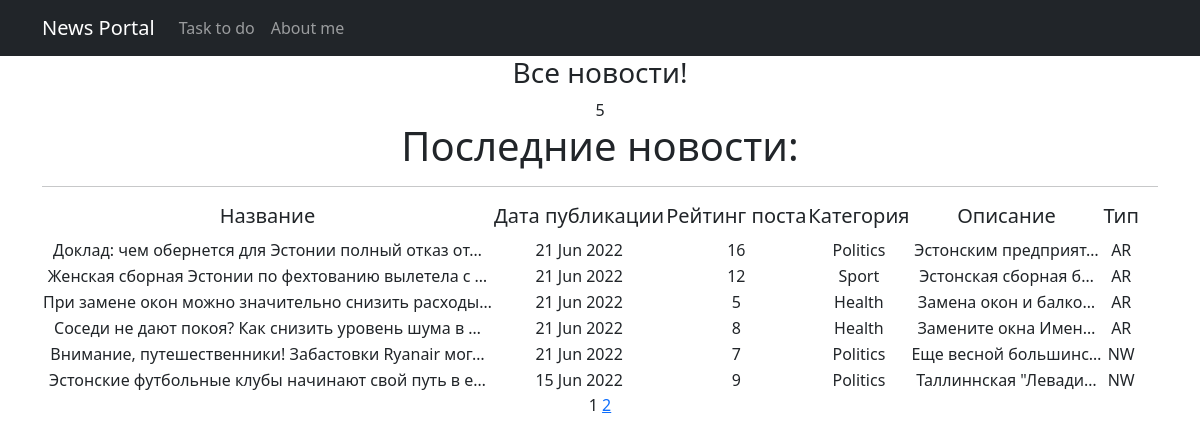
The page /posts/ on the database as committed earlier.
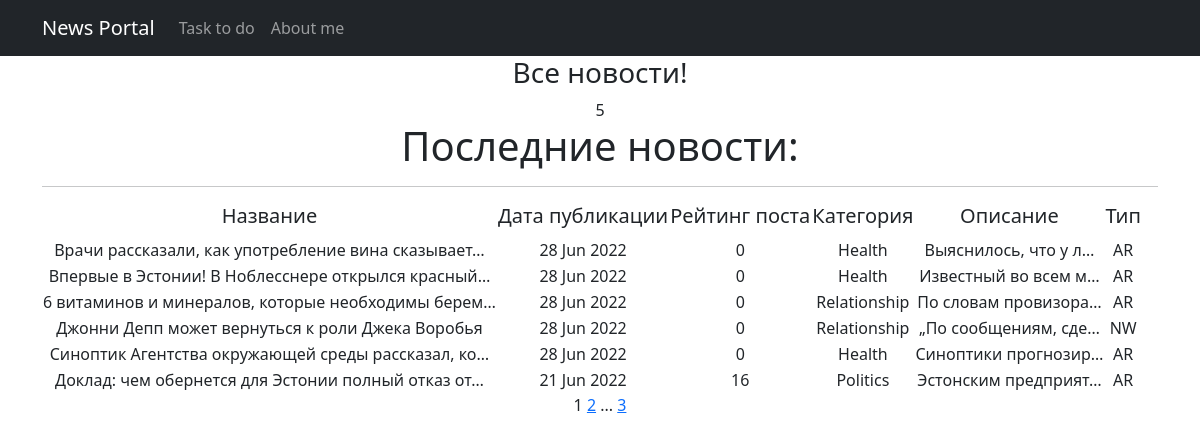
The same page on the database as committed later.
### NewsPortal/models.py (models this page shows, shortened)
class Post(models.Model):
    author = models.ForeignKey(Author, on_delete=models.CASCADE)    #публикация имеет связь один к многим, поскольку
    NEWS = 'NW'
    ARTICLE = 'AR'
    CATEGORY_CHOICES = (
        (NEWS, 'Новость'),
        (ARTICLE, 'Статья'),
    )
    category_type = models.CharField(max_length=2, choices=CATEGORY_CHOICES, default=ARTICLE)   #поле категории
    datecreation = models.DateTimeField(auto_now_add=True)  #выбираем свойство сохранения автоматического время создания
    postCategory = models.ManyToManyField(Category, through='PostCategory')     #связь многие к многим, поскольку
    title = models.CharField(max_length=128)    #ставим среднее колисетво символов для названия
    text = models.TextField()   #неограниченное количсество символов для самой новости или статьи
    rating = models.SmallIntegerField(default=0)    #рейтинг статьи по умолчанию 0

class Category(models.Model):
    name = models.CharField(max_length=64, unique=True) #название категории не будет длинным словом,поэтому ставим
    def __str__(self):
        return f'{self.name}'

### NewsPortal/views.py (the view)
# urls.py: path('', PostList.as_view(), name='posts'),
class PostList(ListView):
    model = Post
    ordering = '-datecreation'
    template_name = 'posts.html'
    context_object_name = 'posts'
    paginate_by = 6
    def get_queryset(self):
        queryset = super().get_queryset()
        self.filterset = PostFilter(self.request.GET, queryset)
        return self.filterset.qs
    def get_context_data(self, **kwargs):
        context = super().get_context_data(**kwargs)
        context['news'] = 'posts'
        return context

### NewsPortal/templatetags/custom_tags.py (called while the page is built)
@register.simple_tag(takes_context=True)    # сообщает Django, что для работы тега требуется передать контекст
def url_replace(context, **kwargs):
   d = context['request'].GET.copy()    #нам позволяет скопировать все параметры текущего запроса.
   for k, v in kwargs.items():
       d[k] = v
   return d.urlencode()

### templates/posts.html (shortened to what this page needs)
{% extends 'flatpages/default.html' %}
{% load custom_tags %}
{% block title %}
<h3>Все новости!</h3>
{{ news | length }}
{% endblock title %}
{% block content %}
    <h1>Последние новости:</h1>
   <hr>
   {% if posts %}
       <table>
           <tr>
               <td><h5>Название</h5></td>
               <td><h5>Дата публикации</h5></td>
               <td><h5>Рейтинг поста</h5></td>
               <td><h5>Категория</h5></td>
               <td><h5>Описание</h5></td>
               <td><h5>Тип</h5></td>
           </tr>
           {% for post in posts %}
           <tr>
               <td>{{ post.title|truncatechars:50}}</td>
               <td>{{ post.datecreation|date:'d M Y' }}</td>
               <td>{{ post.rating }}</td>
               <td>{% for cat in post.postCategory.all %}
                            {{cat}}
                    {% endfor %}</td>
               <td>{{ post.text |truncatechars:20  }}</td>
               <td>{{ post.category_type }}</td>
           </tr>
           {% endfor %}
       </table>
   {% else %}
       <h2>Новостей нет!</h2>
   {% endif %}
    {{ page_obj.number }}
   {% if page_obj.has_next %}
       <a href="?{% url_replace page=page_obj.next_page_number %}">{{ page_obj.next_page_number }}</a>
       {% if paginator.num_pages != page_obj.next_page_number %}
           ...
           <a href="?{% url_replace page=page_obj.paginator.num_pages %}">{{ page_obj.paginator.num_pages }}</a>
       {% endif %}
   {% endif %}
{% endblock content %}

Rows that differ between the two databases and show on the page:
no longer on this page (row unchanged): Post: title "Женская сборная Эстонии по фехтованию вылетела с …", datecreation "21 Jun 2022", rating "12", text "Эстонская сборная б…", category_type "AR"
no longer on this page (row unchanged): Category: name "Sport", shown under "Женская сборная Эстонии по фехтованию вылетела с …"
no longer on this page (row unchanged): Post: title "При замене окон можно значительно снизить расходы…", datecreation "21 Jun 2022", rating "5", text "Замена окон и балко…", category_type "AR", Category (name "Health")
no longer on this page (row unchanged): Post: title "Соседи не дают покоя? Как снизить уровень шума в …", datecreation "21 Jun 2022", rating "8", text "Замените окна Имен…", category_type "AR", Category (name "Health")
no longer on this page (row unchanged): Post: title "Внимание, путешественники! Забастовки Ryanair мог…", datecreation "21 Jun 2022", rating "7", text "Еще весной большинс…", category_type "NW", Category (name "Politics")
no longer on this page (row unchanged): Post: title "Эстонские футбольные клубы начинают свой путь в е…", datecreation "15 Jun 2022", rating "9", text "Таллиннская \"Левади…", category_type "NW", Category (name "Politics")
added Post: title "Врачи рассказали, как употребление вина сказывает…", datecreation "28 Jun 2022", rating "0", text "Выяснилось, что у л…", category_type "AR", Category (name "Health")
added Post: title "Впервые в Эстонии! В Ноблесснере открылся красный…", datecreation "28 Jun 2022", rating "0", text "Известный во всем м…", category_type "AR", Category (name "Health")
added Post: title "6 витаминов и минералов, которые необходимы берем…", datecreation "28 Jun 2022", rating "0", text "По словам провизора…", category_type "AR"
now on this page (row unchanged): Category: name "Relationship"
added Post: title "Джонни Депп может вернуться к роли Джека Воробья", datecreation "28 Jun 2022", rating "0", text "„По сообщениям, сде…", category_type "NW"
added Post: title "Синоптик Агентства окружающей среды рассказал, ко…", datecreation "28 Jun 2022", rating "0", text "Синоптики прогнозир…", category_type "AR", Category (name "Health")
Other text that changed with them:
{{ page_obj.paginator.num_pages }}: (not shown) → "3"
